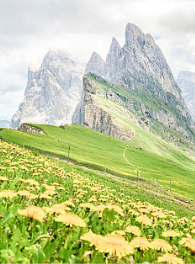
#> input picture Vision robotica/Proyecto integrador unidad 2/Imsobre.PNG, 195 x 264 px
$ python ProyectoIn2.py
#> lines starting #> are read from the running program, lines starting #| are printed output that depends on the picture; after the words box and inside, x2 and y2 are one past the last pixel; in counts of white or black regions, pixels touching at a corner belong together
import cv2
import numpy as np
import matplotlib.pyplot as plt
#Sirve para guardar la imagen en una variable
im = cv2.imread('Imsobre.PNG')
#> im is the input picture: shape (264, 195, 3); mean B, G, R 148.6, 201.9, 192.7
ig = cv2.cvtColor(im, cv2.COLOR_BGR2GRAY)
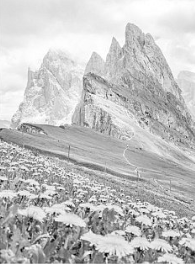
#> ig: shape (264, 195); min 1, max 255, mean 193.1
[M,N]= ig.shape[0:2]
#> M = 264; N = 195

#sirve para hacer el histograma
hist= cv2.calcHist([ig],[0],None,[5],[0,256]).flatten()/(M*N)
#> hist = [0.00287, 0.0232, 0.153, 0.368, 0.453]

#Determina si la imagen esta sobre, sub o exposición normal
melements= np.argmax(hist)
#> melements = 4
if melements == 4 and hist[4] > 0.3:
    print('Sobreexpuesta')
elif melements == 0 and hist[0] > 0.3:
    print('Subexpuesta')
else:
    melements == 2
    print('Exposición normal')

#Si la imagen es    ta sobreexpuesta o subexpuesta la ecualiza
if melements ==(0 or 4):
    ig_equalized = cv2.equalizeHist(ig)
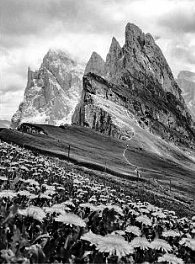
#> ig_equalized: shape (264, 195); min 0, max 255, mean 128.4

    #Agrega un texto en la imagen
    cv2.putText(ig_equalized,'DAHL',(34,160), cv2.FONT_HERSHEY_DUPLEX, 2, (0,0,255),2)
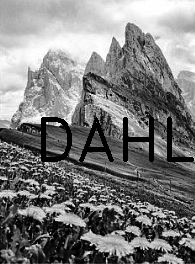
#> ig_equalized: shape (264, 195); 3.76% of pixels changed, all inside (x1, y1, x2, y2) = (41, 117, 194, 162)
    plt.imshow(cv2.cvtColor(ig_equalized, cv2.COLOR_BGR2RGB))
    plt.title('Imagen Ecualizada')
    plt.axis('off')

    #sirve para mostrar la imagen
    cv2.imshow('Imagen',ig)

    #Sirve para mostrar el histograma
    fig = plt.figure()
    plt.bar(range(len(hist)),hist)
    plt.show()
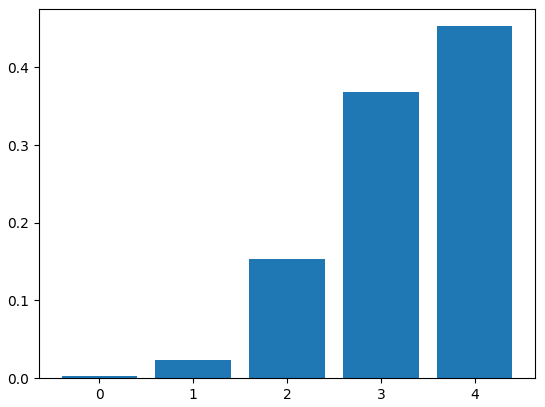
#> figure drawn by matplotlib, 1 panel; tallest bar 0.453 high, from x = 3.6 to 4.4

else:
    #Agrega un texto en la imagen
    cv2.putText(ig,'DAHL',(500,200), cv2.FONT_HERSHEY_DUPLEX, 2, (0,0,255),2)

    #sirve para mostrar la imagen
    cv2.imshow('Imagen',ig)

    #Sirve para mostrar el histograma
    fig = plt.figure()
    plt.bar(range(len(hist)),hist)
    plt.show()
